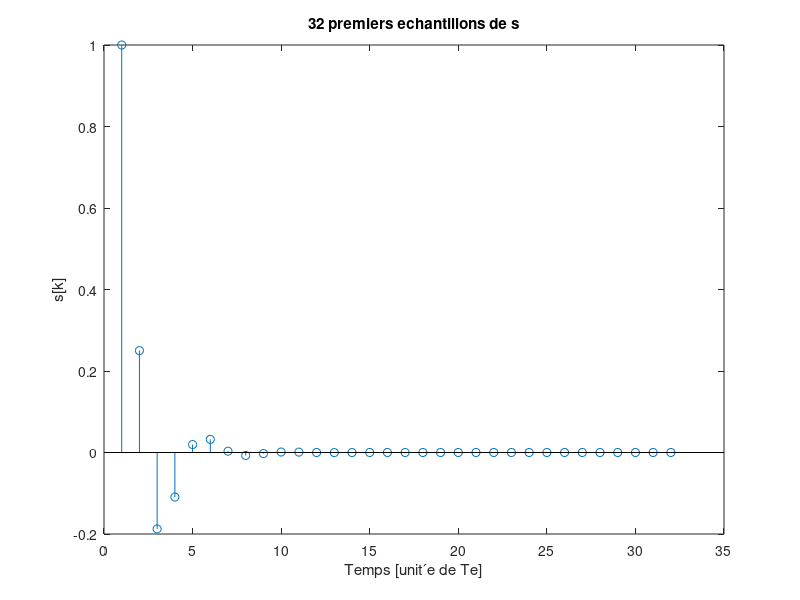
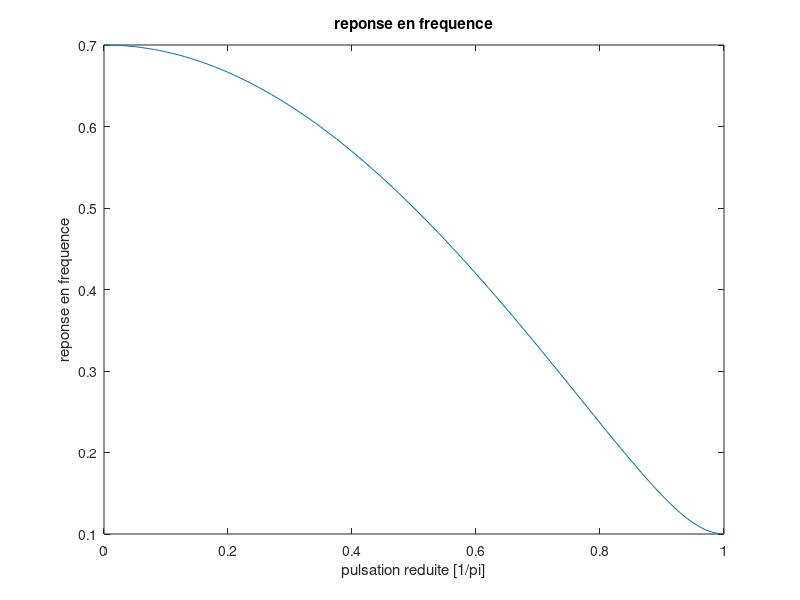
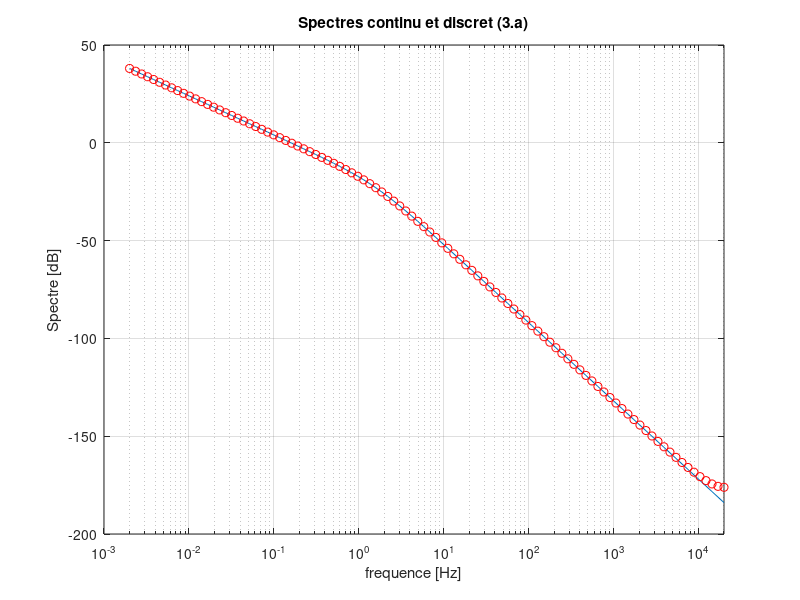
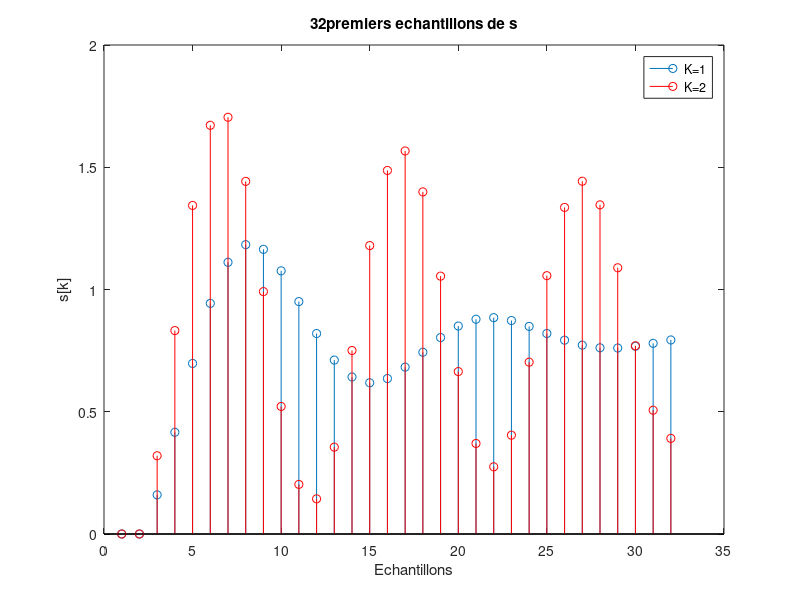

Here is the MATLAB script that generated these plots, in order:
% Exercise 2 - a

% Représenter graphiquement 32 échantillons du signal de sortie pour un 
% signal d’entrée de type échelon unité

N = 32;
k = [1:N];
s = zeros(1,N);
e = ones(1,N);
s(1)=1; % Initialisation
% Fonction anonyme permettant d’avoir des indices n´egatifs (buffer circulaire)
% On ´evite ainsi d’avoir `a calculer aussi s(2)
wrapN = @(i,N)(1+mod(i-1,N));
for k=2:N
s(k) = e(k)-e(wrapN(k-1,N))+0.25*s(wrapN(k-1,N))-0.25*s(wrapN(k-2,N));
end
figure
stem(s)
xlabel("Temps [unit´e de Te]")
ylabel("s[k]")
title("32 premiers echantillons de s")

% Exercice 2 - b 
%Tracer la réponse pour l’intervalle de fréquence réduite [0, π].

% La reponse frequentielle de la fonction de transfert s’obtient en posant z = e(jωTe) et en calculant |G(ω)|
fe=1;
Te = 1/fe;
w=[0:pi*fe/100:pi*fe];
G = sqrt(0.24*cos(w*Te)+0.25);
figure
plot(w/pi,G)
xlabel("pulsation reduite [1/pi]");
ylabel("reponse en frequence");
title("reponse en frequence");

% Exercice 3 

%Tracer le spectre de la fonction de transfert du système à temps continu pour
% une fréquence maximale de 20 kHz et superposer le spectre de la transformée
% de Fourier discrète de la fonction de transfert du système échantillonné. 

%Pour tracer le spectre de G(z), on notera comme pour la reponse frequentielle z = exp(jωTe) et on veillera 
% a respecter la condition de Shannon-Nyquis 
f=logspace(-4,3,100)*20;
w= 2*pi.*f;
p = 1j*w;
Gp = 10./(p.*(p+10));
figure
semilogx(f,20*log10(abs(Gp)))
fe = 2.*max(f);
Te = 1/fe;
% z = exp(jwTe) 
z=exp(p*Te);
Gz = 10*Te^2./(z.^(-2)-(10*Te+2)*z.^(-1)+10*Te+1);
hold on
semilogx(f,20*log10(abs(Gz)),"or")
grid
xlabel("frequence [Hz]")
ylabel("Spectre [dB]")
title("Spectres continu et discret (3.a)")
axis([0.001 20000 -200 50])


%Exercice 4 
% Tracer, les 32 premiers échantillons de sortie lorsque l’entrée est un échelon unitaire
% en superposant K = 1 et K = 2
 N = 32;
Te = 0.1;
k = [1:N];
s1 = zeros(1,N);
s2 = zeros(1,N);
e = ones(1,N+2);
e(N+1) = 0;
e(N+2) = 0;
% Fonction anonyme permettant d’avoir des indices n´egatifs (buffer circulaire)
% On ´evite ainsi d’avoir `a calculer aussi s(2)
wrapN = @(i,N)(1+mod(i-1,N));
for k=1:N
s1(k) = 0.16*e(wrapN(k-2,N+2)) + 1.6*s1(wrapN(k-1,N)) - 0.8*s1(wrapN(k-2,N));
s2(k) = 0.32*e(wrapN(k-2,N+2)) + 1.6*s2(wrapN(k-1,N)) - 0.96*s2(wrapN(k-2,N));
end
figure
stem(s1)
hold on
stem(s2,"r")
xlabel("Echantillons")
ylabel("s[k]")
title([num2str(N),"premiers echantillons de s"])
legend("K=1","K=2")

% temps de montee : le temps nécessaire pour qu’elle passe de 10 % à 90 % de la valeur finale
% On lit graphiquement temps de montee pour K = 1 : 0.6s et pour K = 2 : 0.4s
% depassement : (valeur maximale - valeur finale / valeur finale) x 100 
% K = 1 : (1.2 - 1 / 1.2) x 100 = 20% 
% K = 2 : (1.75 - 1 / 1.75) x 100 = 75% 